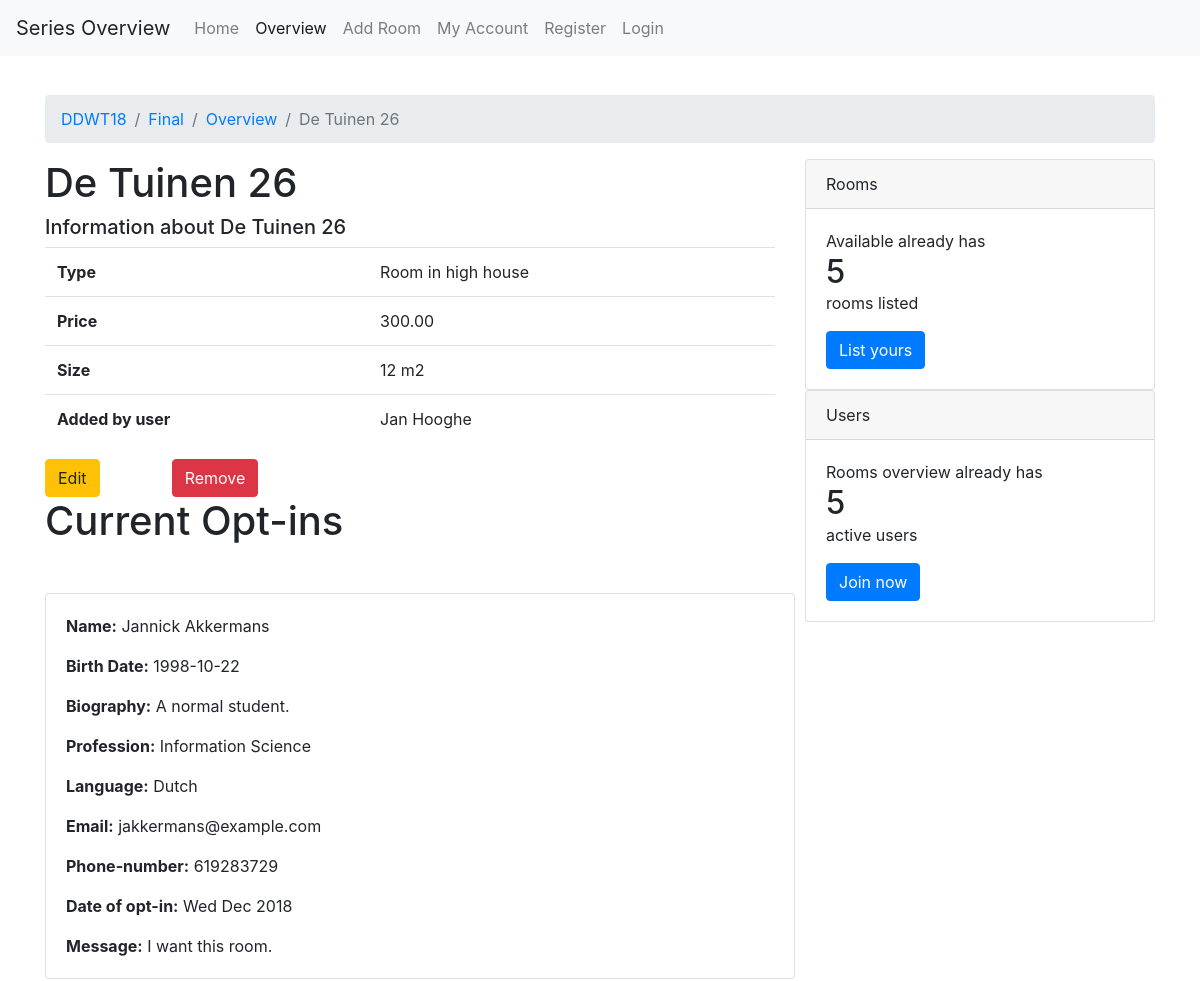
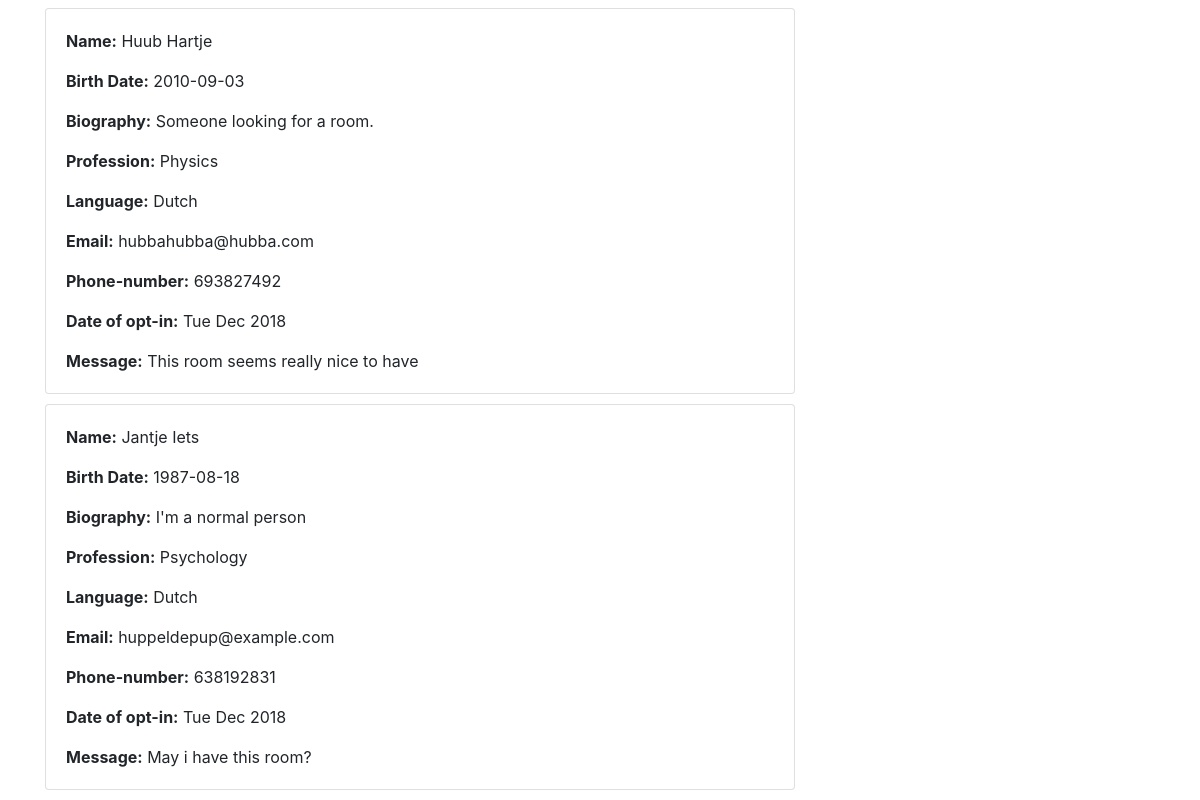
Page /DDWT18/final/room/?room_id=1 (signed in) on the committed database (2 pictures, top to bottom).
### tables this page shows
CREATE TABLE `rooms` (
  `id` int(11) NOT NULL,
  `address` varchar(255) NOT NULL,
  `type` varchar(255) NOT NULL,
  `price` varchar(255) NOT NULL,
  `size` varchar(255) NOT NULL,
  `owner` int(11) NOT NULL
);

CREATE TABLE `users` (
  `id` int(11) NOT NULL,
  `username` varchar(255) NOT NULL,
  `password` varchar(255) NOT NULL,
  `full_name` varchar(255) NOT NULL,
  `birth_date` date NOT NULL,
  `role` int(11) NOT NULL,
  `biography` varchar(255) NOT NULL,
  `profession` varchar(255) NOT NULL,
  `language` varchar(255) NOT NULL,
  `email` varchar(255) NOT NULL,
  `phonenumber` int(11) NOT NULL
);

CREATE TABLE `optins` (
  `roomid` int(11) NOT NULL,
  `userid` int(11) NOT NULL,
  `date` varchar(255) NOT NULL,
  `message` varchar(255) NOT NULL
);

### model.php (the view, shortened to what this page needs)
<?php
function na($url, $active){
    return [$url, $active];
}
function get_breadcrumbs($breadcrumbs) {
    $breadcrumbs_exp = '
    <nav aria-label="breadcrumb">
    <ol class="breadcrumb">';
    foreach ($breadcrumbs as $name => $info) {
        if ($info[1]){
            $breadcrumbs_exp .= '<li class="breadcrumb-item active" aria-current="page">'.$name.'</li>';
        }else{
            $breadcrumbs_exp .= '<li class="breadcrumb-item"><a href="'.$info[0].'">'.$name.'</a></li>';
        }
    }
    $breadcrumbs_exp .= '
    </ol>
    </nav>';
    return $breadcrumbs_exp;
}
function get_navigation($navigation_tpl, $active_id){
    $navigation_exp = '
    <nav class="navbar navbar-expand-lg navbar-light bg-light">
    <a class="navbar-brand">Series Overview</a>
    <button class="navbar-toggler" type="button" data-toggle="collapse" data-target="#navbarSupportedContent" aria-controls="navbarSupportedContent" aria-expanded="false" aria-label="Toggle navigation">
    <span class="navbar-toggler-icon"></span>
    </button>
    <div class="collapse navbar-collapse" id="navbarSupportedContent">
    <ul class="navbar-nav mr-auto">';
    foreach ($navigation_tpl as $name => $info) {
        $nav_info = na($name, $info);
        if ($nav_info[0] == $active_id){
            $navigation_exp .= '<li class="nav-item active">';
            $navigation_exp .= '<a class="nav-link" href="'.$nav_info[1]['url'].'">'.$nav_info[1]['name'].'</a>';
        }else{
            $navigation_exp .= '<li class="nav-item">';
            $navigation_exp .= '<a class="nav-link" href="'.$nav_info[1]['url'].'">'.$nav_info[1]['name'].'</a>';
        }
        $navigation_exp .= '</li>';
    }
    $navigation_exp .= '
    </ul>
    </div>
    </nav>';
    return $navigation_exp;
}
function get_username($pdo, $user_id) {
    $stmt = $pdo->prepare("SELECT full_name FROM users WHERE id=?");
    $stmt->execute([$user_id]);
    $username = $stmt->fetch();
    return $username;
}
function get_roominfo($pdo, $room_id){
    $stmt = $pdo->prepare('SELECT * FROM rooms WHERE id = ?');
    $stmt->execute([$room_id]);
    $room_info = $stmt->fetch();
    $room_info_exp = Array();
    foreach ((array) $room_info as $key => $value){
        $room_info_exp[$key] = htmlspecialchars($value);
    }
    return $room_info_exp;
}
function get_userinfo($pdo, $user_id){
    $stmt = $pdo->prepare('SELECT * FROM users WHERE id = ?');
    $stmt->execute([$user_id]);
    $user_info = $stmt->fetch();
    $user_info_exp = Array();
    foreach ((array) $user_info as $key => $value){
        $user_info_exp[$key] = htmlspecialchars($value);
    }
    return $user_info_exp;
}
function get_user_id(){
    if (isset($_SESSION['user_id'])){
        return $_SESSION['user_id'];
    } else {
        return False;
    }
}
function get_optins_owner($pdo, $roomid){
    $stmt = $pdo->prepare('SELECT * FROM optins WHERE roomid = ?');
    $stmt->execute([$roomid]);
    $optins = $stmt->fetchAll();
    $optins_exp = Array();
    foreach ($optins as $key => $value){
        foreach ($value as $user_key => $user_input) {
            $optins_exp[$key][$user_key] = htmlspecialchars($user_input);
        }
    }
    return $optins_exp;
}
function get_optin_table_owner($optins, $pdo){
    $card_exp = '<div class="card-body"> </div>';
    foreach ($optins as $key => $value) {
        $card_exp .= '<div class="card" id="overview-card" style="width: 750px;">
  <div class="card-body">
    <p class="card-text"><b>Name:</b> '.get_username($pdo,$value['userid'])['full_name'].'</p>
    <p class="card-text"><b>Birth Date:</b> '.get_userinfo($pdo,$value['userid'])['birth_date'].'</p>
    <p class="card-text"><b>Biography:</b> '.get_userinfo($pdo,$value['userid'])['biography'].'</p>
    <p class="card-text"><b>Profession:</b> '.get_userinfo($pdo,$value['userid'])['profession'].'</p>
    <p class="card-text"><b>Language:</b> '.get_userinfo($pdo,$value['userid'])['language'].'</p>
    <p class="card-text"><b>Email:</b> '.get_userinfo($pdo,$value['userid'])['email'].'</p>
    <p class="card-text"><b>Phone-number:</b> '.get_userinfo($pdo,$value['userid'])['phonenumber'].'</p>
    <p class="card-text"><b>Date of opt-in:</b> '.$value['date'].'</p>
    <p class="card-text"><b>Message:</b> '.$value['message'].'</p>
  </div>
</div>
';
    }
    return $card_exp;
}

### views/room.php (shortened to what this page needs)
<!doctype html>
<html lang="en">
<head>
    <link rel="stylesheet" href="https://stackpath.bootstrapcdn.com/bootstrap/4.1.3/css/bootstrap.min.css">
    <link rel="stylesheet" href="/DDWT18/final/css/main.css">
</head>
<body>
<?= $navigation ?>
<div class="container">
    <div class="pd-15">&nbsp</div>
    <?= $breadcrumbs ?>
    <div class="row">
        <div class="col-md-8">
            <h1><?= $page_title ?></h1>
            <h5><?= $page_subtitle ?></h5>
            <table class="table">
                <tbody>
                <tr>
                    <th scope="row">Type</th>
                    <td><?= $room_type ?></td>
                </tr>
                <tr>
                    <th scope="row">Price</th>
                    <td><?= $room_price ?></td>
                </tr>
                <tr>
                    <th scope="row">Size</th>
                    <td><?= $room_size ?> m2</td>
                </tr>
                <tr>
                    <th scope="row">Added by user</th>
                    <td><?= $added_by ?></td>
                </tr>
                </tbody>
            </table>
            <?php if ($display_buttons) {?>
                <div class="row">
                    <div class="col-sm-2">
                        <a href="/DDWT18/final/edit/?room_id=<?= $room_id ?>&user_id=<?= $_GET['room_id']?>" role="button" class="btn btn-warning">Edit</a>
                    </div>
                    <div class="col-sm-2">
                        <form action="/DDWT18/final/remove/" method="POST">
                            <button type="submit" class="btn btn-danger">Remove</button>
                        </form>
                    </div>
                </div>
            <?php }?>
                <?php if($display_optins) {?>
                    <?php if(isset($left_content)){?>
                        <h1>Current Opt-ins</h1>
                        <?php echo $left_content;} ?>
                <?php }?>
        </div>
        <div class="col-md-4">
        </div>
    </div>
</div>
</body>
</html>

### css/main.css (style rules this page uses)
.pd-15 { padding: 15px 0 0 0; }
#overview-card { display: inline-block; margin-right: 10px; margin-bottom: 10px; }

### rows in the picture
rooms: address "De Tuinen 26", address "Information about De Tuinen 26", type "Room in high house", price "300.00", size "12", owner.full_name "Jan Hooghe"
optins: userid.full_name "Jannick Akkermans", userid.birth_date "1998-10-22", userid.biography "A normal student.", userid.profession "Information Science", userid.language "Dutch", userid.email "jakkermans@example.com", userid.phonenumber "619283729", date "Wed Dec 2018", message "I want this room."
optins: userid.full_name "Huub Hartje", userid.birth_date "2010-09-03", userid.biography "Someone looking for a room.", userid.profession "Physics", userid.language "Dutch", userid.email "hubbahubba@hubba.com", userid.phonenumber "693827492", date "Tue Dec 2018", message "This room seems really nice to have"
optins: userid.full_name "Jantje Iets", userid.birth_date "1987-08-18", biography "I'm a normal person", profession "Psychology", language "Dutch", email "huppeldepup@example.com", phonenumber "638192831", date "Tue Dec 2018", message "May i have this room?"

### other values in the picture
$nav_info[1]['name'] "Home"
$nav_info[1]['name'] "Overview"
$nav_info[1]['name'] "Add Room"
$nav_info[1]['name'] "My Account"
$nav_info[1]['name'] "Register"
$nav_info[1]['name'] "Login"
$name "DDWT18"
$name "Final"
$name "Overview"
$name "De Tuinen 26"
$nbr_rooms "5"
$nbr_users "5"
